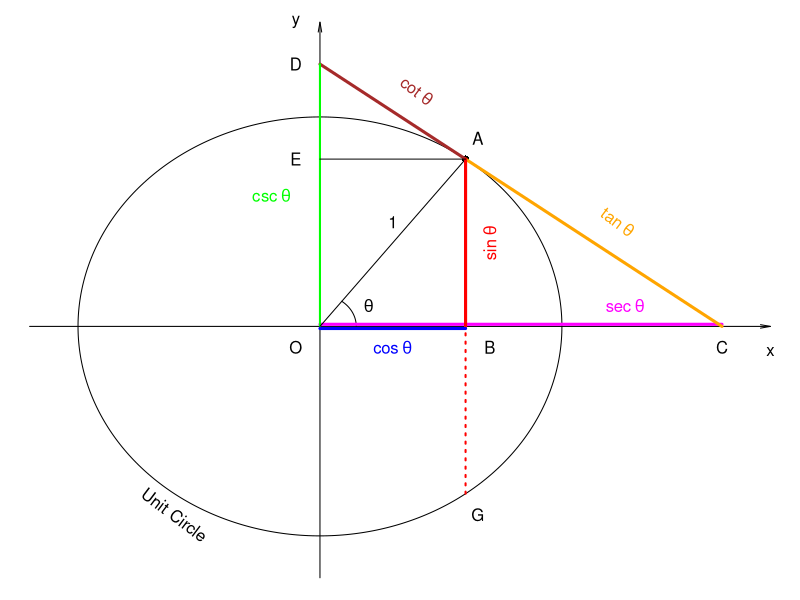
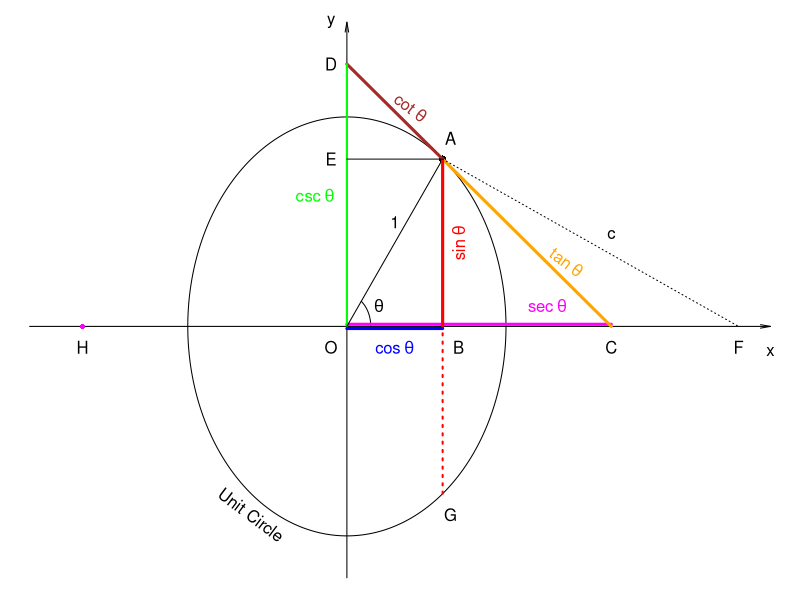
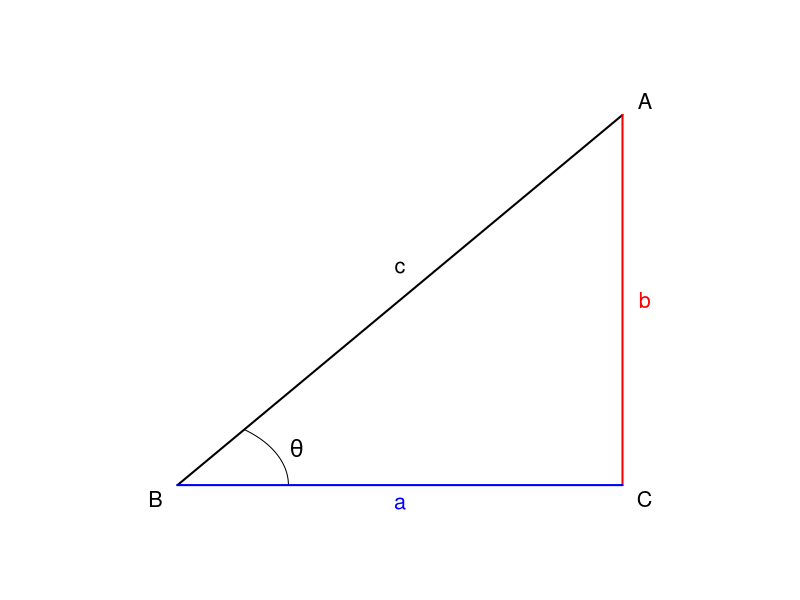
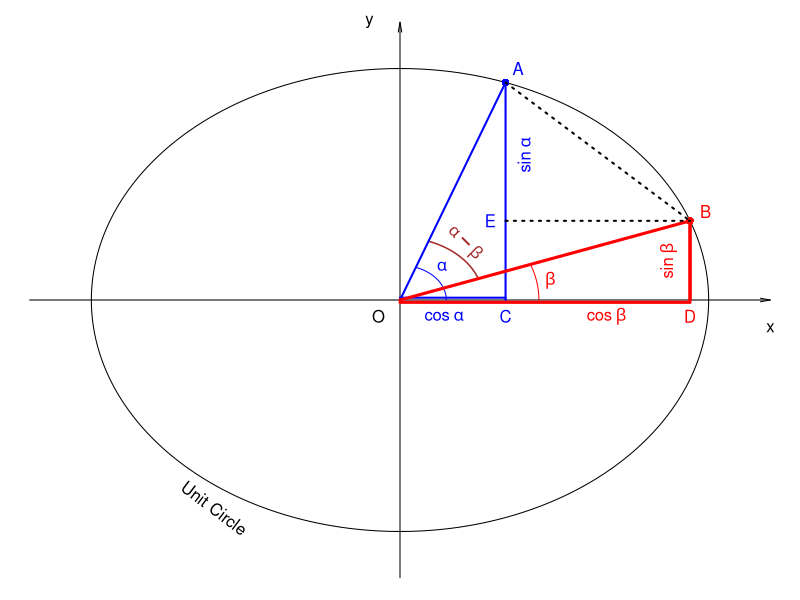
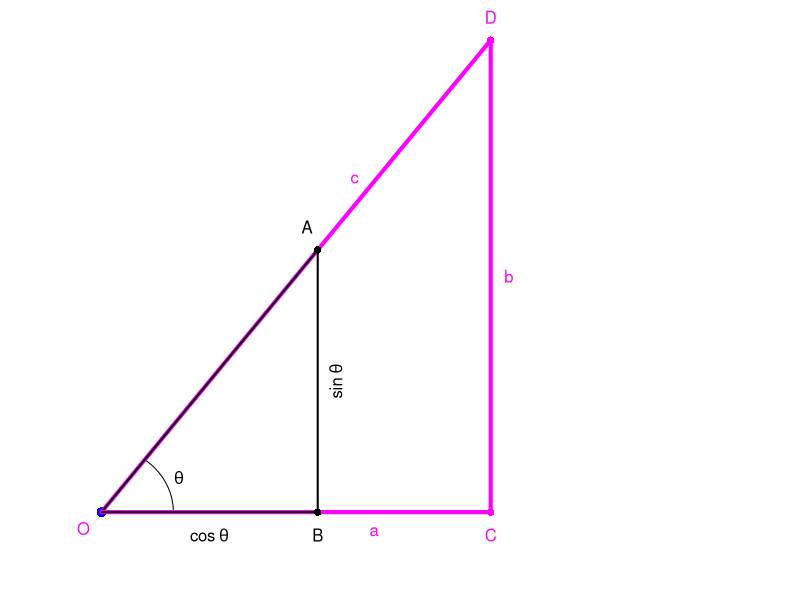
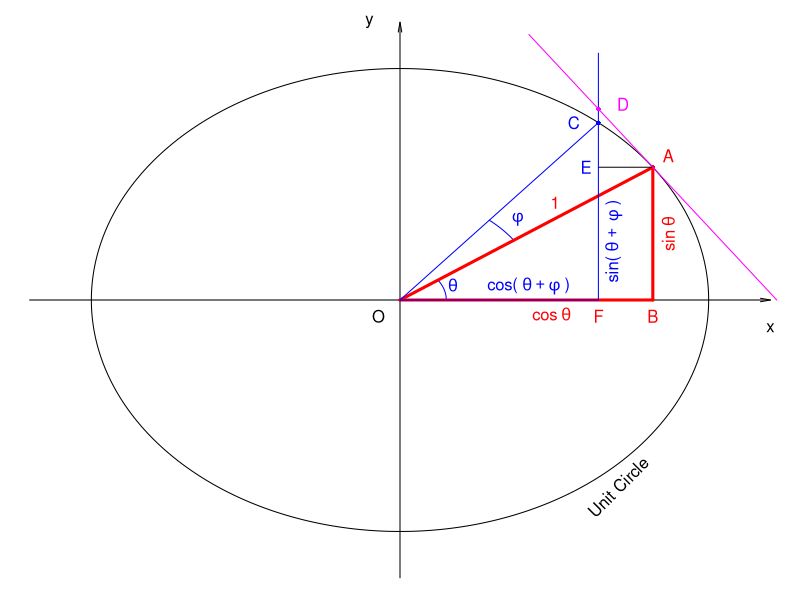

The R source for these figures, in order:
# Title:   R Code for Paper on OFFER-for-Trig-Functions by S.S.P.Shen
# Author:  Samuel S.P. Shen, San Diego State University
# Purpose: The computer code is to help readers easily
#          reproduce and modify the figures in Shen's paper. 
# Version: V1.0.0
# Release: July 2026

# Citation: Shen, S.S.P., 2026: Computer code for the paper on 
#           OFFER-for-trig-functions. Zenodo.
#           DOI: https://doi.org/10.5281/zenodo.21267201

 
# Go to working directory
setwd('/Users/sshen/Trigonometry')

install.packages('pracma') 
library(pracma)

# R code for plotting Fig. 1:
# Fig. 1: All six trigonometric functions can be illustrated by
# this single figure with triangles associated with a unit circle

# Plot the unit circle and set up the figure frame
# Plot the circle using parametric equations
n = 401 #number of points on the unit circle
t = seq(0, 2*pi, len = n) #time steps
x = cos(t) #x parametric equation for circle
y = sin(t) #y parametric equation for circle

# Specify the angle on trig functions, e.g., sin theta
theta = 53*pi/180

# Auto-save the figure in a file fig01.png
png(filename = 'fig01.png', 
    width = 6.00, height = 5.2, units = "in", 
    res = 600)
#Zero margins to avoid blank areas on a paper or report
par(mar = c(0, 0, 0, 0)) 

#Plot the unit circle w/o axes
plot(x, y, type= 'l', 
     xlim = c(-1.2, sec(theta) + 0.2),  
     ylim = c(-1.2, csc(theta) + 0.2), bty = 'n',
     xaxt="n",  yaxt="n", xlab = '', ylab = '')
# Specify the x-axis and y-axis
arrows(-1.2, 0, sec(theta) + 0.2, 0, 
       length = 0.1, angle = 10, code = 2)
arrows(0, -1.2, 0, csc(theta) + 0.2, 
       length = 0.1, angle = 10, code = 2)

# Name the axes and origin
text(sec(theta) + 0.2, -0.12, bquote(x))
text(-0.10, csc(theta) + 0.2, bquote(y))
text(-0.1, -0.1,  'O')

# Mark the point for angle theta
points(cos(theta), sin(theta), pch = 16)

# Plot and name the theta angle
t1 = seq(0, theta, len = n)
rthe = 0.15 #the radius for the angle theta arc
x1 = rthe * cos(t1) 
y1 = rthe * sin(t1)
lines(x1, y1, type = 'l')
text(1.5 * rthe * cos(t1[floor(n/2)]), 
     1.5 * rthe * sin(t1[floor(n/2)]), bquote(theta))

# Plot sides of triangles
segments(0, 0.01, sec(theta), 0.01, lwd = 3, col = 'magenta')
segments(cos(theta), sin(theta), sec(theta), 0, lwd = 3, col = 'orange')
segments(cos(theta), sin(theta), 0, csc(theta), lwd = 3, col = 'brown')
segments(0, 0, 0, csc(theta), lwd = 2, col = 'green')
segments(cos(theta), sin(theta), 0, 0, lwd = 1, col = 'black')
segments(cos(theta), sin(theta), cos(theta), 0, lwd = 3, col = 'red')
segments(cos(theta), -sin(theta), cos(theta), 0, 
         lty = 'dotted', lwd = 2, col = 'red')
segments(cos(theta), sin(theta), 0, sin(theta), lwd = 1, col = 'black')
segments(cos(theta), -0.01, 0, -0.01, lwd = 3, col = 'blue')

# Name points
text(cos(theta) + 0.05, sin(theta)+ 0.1, 'A')
text(cos(theta) + 0.1, -0.1,  'B')
text(sec(theta), -0.1,  'C')
text(-0.1, csc(theta),  'D')
text(-0.1, sin(theta),  'E')
text(cos(theta) + 0.05, -sin(theta) - 0.1, 'G')

# Name three trig functions: sin, tan, sec
text(cos(theta) + 0.1, sin(theta)/2,  
     bquote('sin' ~ theta), srt = 90, col = 'red')
text((cos(theta) + sec(theta))/2 + 0.1, sin(theta)/2 + 0.1,  
     bquote('tan' ~ theta), srt = -(90-theta*180/pi), col = 'orange')
text(sec(theta) - 0.4,  0.1,  
     bquote('sec' ~ theta), srt = 0, col = 'magenta')

# Name three complementary trig functions: cos, cot, csc
text(cos(theta)/2, -0.1,  
     bquote('cos' ~ theta), srt = 0, col = 'blue')
text(cos(theta)/2 + 0.1, (sin(theta) + csc(theta))/2 + 0.1,   
     bquote('cot' ~ theta), srt = -(90-theta*180/pi), col = 'brown')
text( - 0.2,  csc(theta)/2,
      bquote('csc' ~ theta), srt = 0, col = 'green')

# Name the radius 1 for the unit circle
text(cos(theta)/2, sin(theta)/2 + 0.1,  '1')

# Name the unit circle
text(-cos(theta), -sin(theta) - 0.1, 
     srt = 270 + theta*180/pi, 'Unit Circle')

# Erase the figure and its setups for other plots
dev.off() 
# End of the R code for Fig. 1.
############################


#############################
# Figure 2 was produced by ChatGPT with prompts
############################


############################
# R code for plotting Fig. 3
# Fig. 3: A figure for the definition of trigonometric functions 
# using the right triangles and for the proof of the law of 
# cosines using an oblique triangle.

# Auto-save the figure in a file fig03.png
png(filename = 'fig03.png', 
    width = 6.00, height = 3.48, units = "in", 
    res = 600)
#Zero margins to avoid blank areas on a paper or report
par(mar = c(0, 0, 0, 0)) 

# Set up computing and plot parameters
n = 401 #number of points on the unit circle
t = seq(0, 2*pi, len = n)
x = cos(t) 
y = sin(t)
xext = 1.0 # x extension from sec
yext = 0.2 # y extension from csc

# Specify the angle theta for trig functions like sin theta
theta = 53*pi/180

# Plot the unit circle and set up the figure frame
plot(x, y, type= 'l', 
     xlim = c(-1.2*sec(theta), sec(theta) + xext),  
     ylim = c(-1.2, csc(theta) + yext), bty = 'n',
     xaxt="n",  yaxt="n", xlab = '', ylab = '')

# x-axis
arrows(-1.2*sec(theta), 0, sec(theta) + xext, 0, 
       length = 0.1, angle = 10, code = 2)
# y-axis
arrows(0, -1.2, 0, csc(theta) + yext, 
       length = 0.1, angle = 10, code = 2)

# Name the axes and origin
text(sec(theta) + xext, -0.12, bquote(x))
text(-0.10, csc(theta) + 0.2, bquote(y))
text(-0.1, -0.1,  'O')

# Mark the point for angle theta and -sec(theta)
points(cos(theta), sin(theta), pch = 16)
points(-sec(theta), 0, 
       pch = 16, cex = 0.7, col = 'magenta')

# Plot and name the theta angle
t1 = seq(0, theta, len = n)
rthe = 0.15 #the radius for the angle theta arc
x1 = rthe * cos(t1) 
y1 = rthe * sin(t1)
lines(x1, y1, type = 'l')
text(1.5 * rthe * cos(t1[floor(n/2)]), 
     1.5 * rthe * sin(t1[floor(n/2)]), bquote(theta))

# Plot sides of triangles
segments(0, 0.01, sec(theta), 0.01, lwd = 3, col = 'magenta')
segments(cos(theta), sin(theta), sec(theta), 0, lwd = 3, col = 'orange')
segments(cos(theta), sin(theta), 0, csc(theta), lwd = 3, col = 'brown')
segments(0, 0, 0, csc(theta), lwd = 2, col = 'green')
segments(cos(theta), sin(theta), 0, 0, lwd = 1, col = 'black')
segments(cos(theta), sin(theta), cos(theta), 0, lwd = 3, col = 'red')
segments(cos(theta), -sin(theta), cos(theta), 0, 
         lty = 'dotted', lwd = 2, col = 'red')
segments(cos(theta), sin(theta), 0, sin(theta), lwd = 1, col = 'black')
segments(cos(theta), -0.01, 0, -0.01, lwd = 3, col = 'blue')

# Name points
text(cos(theta) + 0.05, sin(theta)+ 0.1, 'A')
text(cos(theta) + 0.1, -0.1,  'B')
text(sec(theta), -0.1,  'C')
text(-0.1, csc(theta),  'D')
text(-0.1, sin(theta),  'E')
text(cos(theta) + 0.05, -sin(theta) - 0.1, 'G')
text(-sec(theta), -0.1,  'H')

# Name three trig functions: sin, tan, sec
text(cos(theta) + 0.1, sin(theta)/2,  
     bquote('sin' ~ theta), srt = 90, col = 'red')
text((cos(theta) + sec(theta))/2 + 0.25, sin(theta)/2.6,  
     bquote('tan' ~ theta), srt = -(90-theta*180/pi), col = 'orange')
text(sec(theta) - 0.4,  0.1,  
     bquote('sec' ~ theta), srt = 0, col = 'magenta')

# Name three complementary trig functions: cos, cot, csc
text(cos(theta)/2, -0.1,  
     bquote('cos' ~ theta), srt = 0, col = 'blue')
text(cos(theta)/2 + 0.1, (sin(theta) + csc(theta))/2 + 0.02,   
     bquote('cot' ~ theta), srt = -(90-theta*180/pi), col = 'brown')
text( - 0.2,  csc(theta)/2,
      bquote('csc' ~ theta), srt = 0, col = 'green')

# Name the radius 1 for the unit circle
text(cos(theta)/2, sin(theta)/2 + 0.1,  '1')

# Plot a non-tangent line
segments(cos(theta), sin(theta), sec(theta) + 0.8*xext, 0, 
         lty = 3)
# Name the point and length
text(sec(theta) + 0.8*xext, -0.1, 'F')
text(sec(theta), 0.55*sin(theta), 'c')

# Name the unit circle
text(-cos(theta), -sin(theta) - 0.1, 
     srt = 270 + theta*180/pi, 'Unit Circle')

dev.off()
# End of the R code for Fig. 3.
############################


############################
# R code for plotting Fig. 4
# Fig. 4: A right triangle to support the Pythagorean theorem

library("pracma")

# Auto-save the figure in a file 
png(filename = 'fig04.png', 
    width = 6.00, height = 5.2,units = "in", 
    res = 600)
#Zero margins to avoid blank areas on a paper or report
par(mar = c(0, 0, 0, 0)) 

# Set up computing and plot parameters
n = 401 #number of points on the unit circle
t = seq(0, 2*pi, len = n)
x = cos(t) 
y = sin(t)
theta = 53*pi/180

# Plot the unit circle and set up the figure frame
plot(0,0, bty = 'n', cex = 0.001,
     xlim = c(-0.2, cos(theta) + 0.2),
     ylim = c(-0.2, sin(theta) + 0.2),
     xaxt="n",  yaxt="n", xlab = '', ylab = '')

# plot and name the theta angle
t1 = seq(0, theta, len = n)
rthe = 0.15 #the radius for the angle theta arc
x1 = rthe * cos(t1) 
y1 = rthe * sin(t1)
lines(x1, y1, type = 'l')
text(1.2 * rthe * cos(t1[floor(n/2)]), 
     1.2 * rthe * sin(t1[floor(n/2)]), 
     bquote(theta), cex = 1.4)

# Plot sides of the triangle
segments(cos(theta), sin(theta), 0, 0, lwd = 2, col = 'black')
segments(cos(theta), sin(theta), cos(theta), 0, lwd = 2, col = 'red')
segments(cos(theta), 0, 0, 0, lwd = 2, col = 'blue')

# Name points
text(-0.03, -0.03,  'B', cex = 1.3)
text(cos(theta) + 0.03, sin(theta)+ 0.03, 'A', cex = 1.3)
text(cos(theta) + 0.03, -0.03,  'C', cex = 1.3)

# Name the sides
text(cos(theta) + 0.03, sin(theta)/2, 'b', cex = 1.3, col = 'red')
text(cos(theta)/2, - 0.04, 'a', cex = 1.3, col = 'blue')
text(cos(theta)/2, sin(theta)/2 + 0.07,  'c', cex = 1.3, col = 'black')

dev.off()
# End of the R code for Fig. 4.
############################


############################
# R code for plotting Fig. 5
# Fig. 5: A figure for the derivation of the cosine difference formula

library("pracma")

# Auto-save the figure as a png file
png(filename = 'fig05.png', 
    width = 5.00, height = 5.00, units = "in", 
    res = 600)
# Specify the zero margin for a paper or a report
par(mar = c(0,0,0,0))

# set up the figure frame
plot(0, 0, type= 'l', 
     xlim = c(-1.2, 1.2),  
     ylim = c(-1.2, 1.2), bty = 'n',
     xaxt="n",  yaxt="n", xlab = '', ylab = '')

# Plot the unit circle
n = 401 #number of points on the unit circle
t = seq(0, 2*pi, len = n)
x = cos(t) 
y = sin(t)
lines(x, y, type= 'l')

# Plot x-axis and y-axis
arrows(-1.2, 0, 1.2, 0, 
       length = 0.1, angle = 10, code = 2)
arrows(0, -1.2, 0, 1.2, 
       length = 0.1, angle = 10, code = 2)

# Name the axes and the origin
text(1.2, -0.12, bquote(x))
text(-0.10, 1.2, bquote(y))
text(-0.07, -0.07,  'O')

# Mark the point for angles alfa and beta
alfa = 70*pi/180 
points(cos(alfa), sin(alfa), pch = 16, col = 'blue')

beta = 20*pi/180 
points(cos(beta), sin(beta), pch = 16, col = 'red')

# plot and name the alfa, beta, and alfa - beta angles
t1 = seq(0, alfa, len = n)
rthe = 0.15 #the radius for the angle theta arc
x1 = rthe * cos(t1) 
y1 = rthe * sin(t1)
lines(x1, y1, type = 'l', col = 'blue')
text(1.1 * rthe * cos(t1[floor(n/2)]), 
     1.7 * rthe * sin(t1[floor(n/2)]), 
     bquote(alpha), col = 'blue')

# Plot and name the beta angle
t1 = seq(0, beta, len = n)
rthe = 0.45 #the radius for the angle theta arc
x1 = rthe * cos(t1) 
y1 = rthe * sin(t1)
lines(x1, y1, type = 'l', col='red')
text(1.10 * rthe * cos(t1[floor(n/2)]), 
     1.10 * rthe * sin(t1[floor(n/2)]), 
     bquote(beta), col = 'red')

# Plot and name the alfa - beta angle
t1 = seq(beta, alfa, len = n)
rthe = 0.27 #the radius for the angle theta arc
x1 = rthe * cos(t1) 
y1 = rthe * sin(t1)
lines(x1, y1, type = 'l', lwd = 1.5, col='brown')
text(1.10 * rthe * cos(t1[floor(n/2)]), 
     1.3 * rthe * sin(t1[floor(n/2)]), 
     bquote(alpha - beta), srt = -45, col = 'brown')

# Plot sides
segments(0, 0, cos(alfa), sin(alfa), lwd = 2, col = 'blue')
segments(cos(alfa),0, cos(alfa), sin(alfa), lwd = 2, col = 'blue')
segments(0,0.01, cos(alfa), 0.01, lwd = 2, col = 'blue')

segments(0, 0, cos(beta), sin(beta), lwd = 3, 
         col = 'red')
segments(cos(beta), 0, cos(beta), sin(beta), lwd = 3, 
         col = 'red')
segments(cos(beta), 0, cos(beta), sin(beta), lwd = 3, 
         col = 'red')
segments(0, -0.01, cos(beta), -0.01, lwd = 3, 
         col = 'red')

segments(cos(alfa), sin(beta), cos(beta), sin(beta), 
         lty = 3, lwd = 2, col = 'black')

segments(cos(alfa), sin(alfa), cos(beta), sin(beta), 
         lty = 3, lwd = 2, col = 'black')

# Name points A, B, C, D, E
text(cos(alfa) + 0.04, sin(alfa)+ 0.06, 'A', col = 'blue')
text(cos(beta) + 0.05, sin(beta)+ 0.04, 'B', col = 'red')
text(cos(alfa), -0.07, 'C', col = 'blue')
text(cos(beta), -0.07, 'D', col = 'red')
text(cos(alfa) - 0.05, sin(beta), 'E', col = 'blue')

# Name sin and cos 
text(cos(alfa) + 0.06, sin(alfa)/1.5,  
     bquote('sin' ~ alpha),  
     srt = 90, col = 'blue')
text(cos(beta) - 0.07, sin(beta)/2,  
     bquote('sin' ~ beta),  
     srt = 90, col = 'red')

text(cos(alfa)/2.4 ,  -0.07,  
     bquote('cos' ~ alpha),  col = 'blue')
text(cos(beta)/2 + 0.2,  -0.07,  
     bquote('cos' ~ beta),  col = 'red')

# Name the unit circle
text(-cos(theta), -sin(theta) - 0.1, 
     srt = 270 + theta*180/pi, 'Unit Circle')

dev.off()
# End of the R code for Fig. 5.
############################


############################
# R code for plotting Fig. 6
# Fig. 6: Right triangles with different lengths of hypotenuse

library("pracma")

# Auto-save the figure as a png file
png(filename = 'fig06.png', 
    width = 5.00, height = 3.50, units = "in", 
    res = 600)

# Set the zero margins for publications
par(mar = c(0,0,0,0))

# Set up the figure frame
theta = 53*pi/180
n = 101 #number of points on the unit circle
t = seq(0, theta, len = n)
x = cos(t) 
y = sin(t)
r = 0.2
xext = 0.2

# Plot the arc for theta and point O
plot(r*x, r*y, type= 'l', 
     xlim = c(-xext, sec(theta) + xext),  
     ylim = c(-yext, csc(theta) + 1.2*yext), bty = 'n',
     xaxt="n",  yaxt="n", xlab = '', ylab = '')
text(1.2*r*x[floor(n/2)], 1.2*r*y[floor(n/2)],  
     bquote(theta), col = 'black')
text(-0.05, - 0.05, 'O', col = 'magenta')
points(0, 0, pch = 16, cex = 1.3, col = 'blue')

# Plot sides, and name sides and points
R = 1.8
segments(0, 0, R*cos(theta), R*sin(theta), 
         lwd = 4, col = 'magenta')
points(R*cos(theta), R*sin(theta), pch = 16, col = 'magenta')
text(R*cos(theta), R*sin(theta)+ 0.07, 'D', col = 'magenta')

segments(0, 0, cos(theta), sin(theta), 
         lwd = 2, col = 'black')
points(cos(theta), sin(theta), pch = 16)
text(cos(theta) -0.03, sin(theta)+ 0.07, 
     'A', col = 'black')

segments(0, 0, R*cos(theta), 0, 
         lwd = 4, col = 'magenta')
points(R*cos(theta), 0, pch = 16, col = 'magenta')
text(R*cos(theta), - 0.07, 'C', col = 'magenta')

segments(R*cos(theta), 0, R*cos(theta), R*sin(theta), 
         lwd = 4, col = 'magenta')

segments(0, 0, cos(theta), 0, lwd = 2, col = 'black')
segments(cos(theta), 0, cos(theta), sin(theta), 
         lwd = 2, col = 'black')
points(cos(theta), 0, pch = 16, col = 'black')
text(cos(theta), - 0.07, 'B', col = 'black')

text(0.7*R*cos(theta), -0.06, 'a', col = 'magenta')
text(0.65*R*cos(theta), 0.65*R*sin(theta)+ 0.08, 
     'c', col = 'magenta')
text(R*cos(theta) + 0.05, 0.5*R*sin(theta), 
     'b', col = 'magenta')

text(0.5*cos(theta), -0.07, bquote('cos' ~ theta), 
     col = 'black')
text(cos(theta) + 0.05, 0.5*sin(theta), 
     bquote('sin' ~ theta), srt = 90, 
     col = 'black')

dev.off()
# End of the R code for Fig. 6.
############################


############################
# R code for plotting Fig. 7
# Fig. 7: A figure for deriving the derivative formula for sine theta

library("pracma")

# Auto-save the figure as a png file
png(filename = 'fig07.png', 
    width = 6.00, height = 6.00, units = "in", 
    res = 600)
# Set zero margins for the figure
par(mar = c(0,0,0,0))

# Set up the figure frame 
plot(0, 0, type= 'l', 
     xlim = c(-1.2, 1.2),  
     ylim = c(-1.2, 1.2), bty = 'n',
     xaxt="n",  yaxt="n", xlab = '', ylab = '')

# Plot the unit circle
n = 401 #number of points on the unit circle
t = seq(0, 2*pi, len = n)
x = cos(t) 
y = sin(t)
lines(x, y, type= 'l') # plot the unit circle
# Plot the x-axis and y-axis
arrows(-1.2, 0, 1.2, 0, 
       length = 0.1, angle = 10, code = 2)
arrows(0, -1.2, 0, 1.2, 
       length = 0.1, angle = 10, code = 2)

# Name the axes and the origin
text(1.2, -0.12, bquote(x))
text(-0.10, 1.2, bquote(y))
text(-0.07, -0.07,  'O')

# Mark the point for angles theta and theta + Delta theta
theta = 35*pi/180 
points(cos(theta), sin(theta), pch = 16, 
       cex = 0.6, col = 'red')

Delthe = 15*pi/180 
thet2 = theta + Delthe
points(cos(thet2), sin(thet2), pch = 16, 
       cex = 0.6, col = 'blue')

# Plot and name the theta 
t1 = seq(0, theta, len = n)
rthe = 0.15 #the radius for the angle theta arc
x1 = rthe * cos(t1) 
y1 = rthe * sin(t1)
lines(x1, y1, type = 'l', col = 'blue')
text(1.2 * rthe * cos(t1[floor(n/2)]), 
     1.45 * rthe * sin(t1[floor(n/2)]), 
     bquote(theta), col = 'blue')

# Plot and name the increment angle phi
t1 = seq(theta, thet2, len = n)
rthe = 0.45 #the radius for the angle theta arc
x1 = rthe * cos(t1) 
y1 = rthe * sin(t1)
lines(x1, y1, type = 'l', col='blue')
text(1.15 * rthe * cos(t1[floor(n/2)]), 
     1.15 * rthe * sin(t1[floor(n/2)]), 
     bquote(phi), col = 'blue')

# Plot sides
segments(0, 0, cos(theta), sin(theta), lwd = 3, col = 'red')
segments(cos(theta), 0, cos(theta), sin(theta), lwd = 3, col = 'red')
segments(0, 0, cos(theta), 0, lwd = 3, col = 'red')
segments(0, 0, cos(thet2), sin(thet2), lwd = 1, col = 'blue')
segments(0, 0, cos(thet2), 0, lwd = 1, col = 'blue')
segments(cos(thet2), sin(theta), cos(theta), sin(theta), 
         lwd = 1, col = 'black')
segments(cos(thet2), 0, cos(thet2), sin(thet2) + 0.3, 
         lwd = 1, col = 'blue')
t = seq(-0.7, 0.7, len = n)
lines(cos(theta) + t*sin(theta), 
      sin(theta) - t*cos(theta), 
      lwd = 1, col = 'magenta')

# Name the points
text(cos(theta), -0.07, 'B', col = 'red')
text(cos(theta) + 0.05, sin(theta) + 0.05, 
     'A', col = 'red')
text(cos(thet2) - 0.08, sin(thet2), 
     'C', col = 'blue')
text(cos(thet2) + 0.08, sin(thet2) + 0.08, 
     'D', col = 'magenta')
text(cos(thet2) - 0.04, sin(theta), 
     'E', col = 'blue')
text(cos(thet2), -0.07, 'F', col = 'red')
text(0.65*cos(theta) - 0.03, 0.65*sin(theta) + 0.05, 
     '1', col = 'red')

points(cos(thet2), 
       sin(theta) - tan(theta - pi/2)*(cos(theta) - cos(thet2)),
       pch = 16, cex = 0.6, col = 'magenta')

# Name the sin and cos functions
text(cos(theta) + 0.05, sin(theta)/2,  
     bquote('sin' ~ theta), srt = 90, col = 'red')
text(0.6*cos(theta), -0.06,  
     bquote('cos' ~ theta), col = 'red')
text(0.65*cos(thet2), 0.06,  
     bquote('cos('~ theta+phi~')'), col = 'blue')
text(cos(thet2) + 0.05, sin(thet2)/3,  
     bquote('sin('~theta~+~phi~')'), 
     srt = 90, col = 'blue')

# Name the unit circle
text(cos(pi/4), -sin(pi/4) - 0.1, 
     srt = 45, 'Unit Circle')

dev.off()
# End of the R code for Fig. 7.
############################
